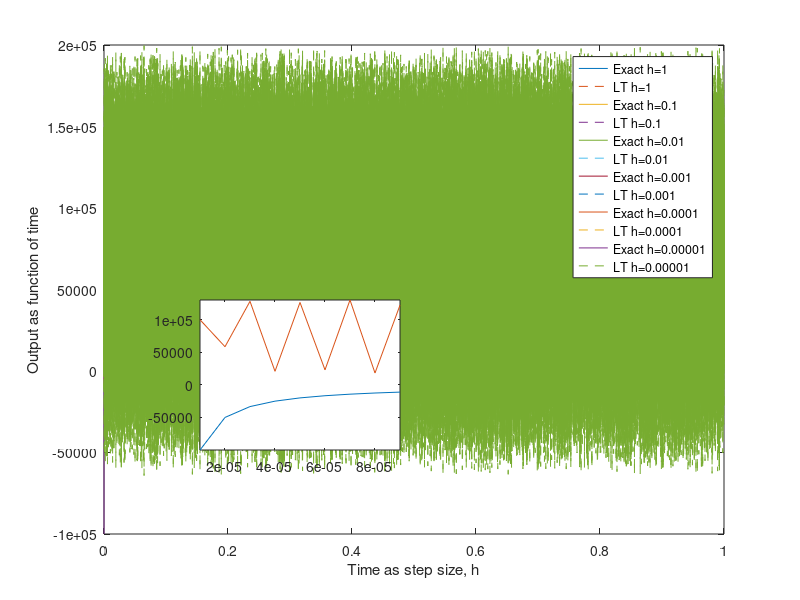

MATLAB code to generate this figure:
clc
clear all
% dy/dt = y(y-1)
% y(0) = 1/2 for 0 <= t <=1
% Exact y(t) = 1/(1-exp(t))
dt1 = [1 0.1 0.01 0.001 0.0001 0.00001];
for i = 1:length(dt1)
    dt = dt1(i);   
    t = 0:dt:1;
    N = length(t);
    Exact_y = 1./(1-exp(t));
    plot(t,Exact_y);
    hold on
    % Initial condition
    DT_y(1) = 1/2;
    % Loop all timesteps
    for j = 2:N
        DT_y(j) = ((1+2/dt) - abs(sqrt((1+2/dt)^2 - 4*(2*DT_y(j-1)/dt + DT_y(j-1)*(DT_y(j-1) - 1))))/2);
    end
    plot(t,DT_y,'--');
    hold on
end
xlabel('Time as step size, h')
ylabel('Output as function of time')
legend('Exact h=1','LT h=1','Exact h=0.1','LT h=0.1','Exact h=0.01','LT h=0.01','Exact h=0.001','LT h=0.001','Exact h=0.0001','LT h=0.0001','Exact h=0.00001','LT h=0.00001')
axes('position',[0.25 0.25 0.25 0.25]);
box on
index1 = 0<t & t<0.0001;
plot(t(index1),Exact_y(index1),t(index1),DT_y(index1));
axis tight